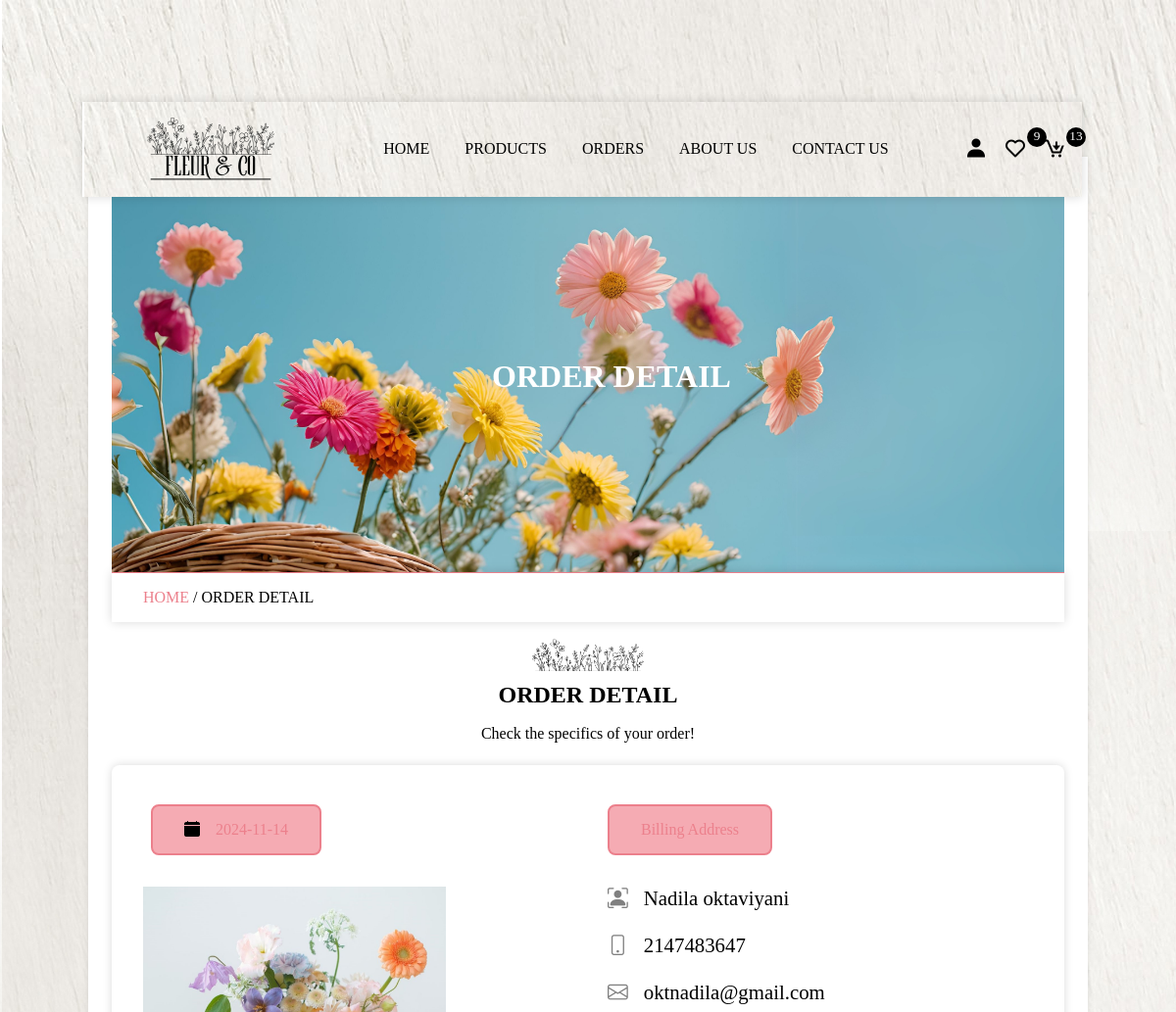
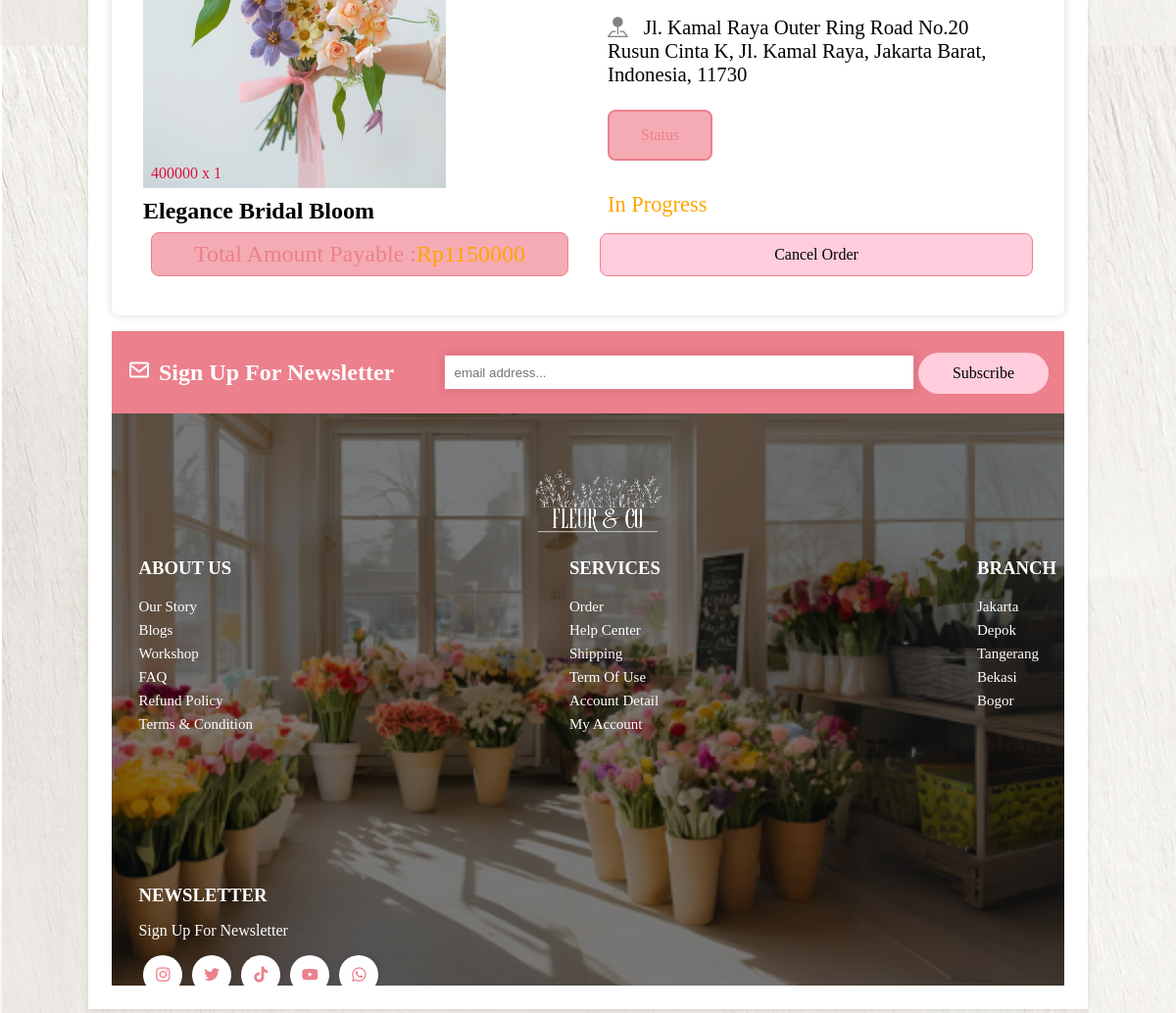
The page /view_order.php?get_id=e29l3QQq06vvcxmiNRIY on the database its author committed (2 pictures, top to bottom).
### tables this page shows
CREATE TABLE `products` (
  `id` varchar(20) NOT NULL,
  `name` varchar(50) NOT NULL,
  `price` int(50) NOT NULL,
  `image` varchar(255) NOT NULL,
  `product_detail` varchar(1000) NOT NULL
);

CREATE TABLE `orders` (
  `id` varchar(20) NOT NULL,
  `user_id` varchar(20) NOT NULL,
  `name` varchar(50) NOT NULL,
  `number` int(15) NOT NULL,
  `email` varchar(50) NOT NULL,
  `address` varchar(200) NOT NULL,
  `address_type` varchar(10) NOT NULL,
  `method` varchar(50) NOT NULL,
  `product_id` varchar(20) NOT NULL,
  `price` int(20) NOT NULL,
  `qty` varchar(2) NOT NULL,
  `date` date NOT NULL DEFAULT current_timestamp(),
  `status` varchar(50) NOT NULL DEFAULT 'in progress'
);

### view_order.php (the view, shortened to what this page needs)
<?php
    include 'components/connection.php';
    if (isset($_GET['get_id'])) {
        $get_id = $_GET['get_id'];
    }else{
        $get_id = '';
        header('location:order.php');
    }
?>
<!DOCTYPE html>
<html lang="en">
<head>
    <link href='https://unpkg.com/boxicons@2.1.4/css/boxicons.min.css' rel='stylesheet'>
    <link rel="stylesheet" href="https://cdn.jsdelivr.net/npm/bootstrap-icons@1.10.3/font/bootstrap-icons.css">
</head>
<body>
    <?php include 'components/header.php'; ?>
    <div class="main">
        <div class="banner">
            <h1>order detail</h1>
        </div>
        <div class="title2">
            <a href="home.php">home </a><span>/ order detail</span>
        </div>
        <section class="order-detail">
                <div class="title">
                    <img src="img/flower-logo.png" class="logo">
                    <h1>order detail</h1>
                    <p>Check the specifics of your order!
                    </p>
                </div>
                <div class="box-container">
                    <?php
                        $grand_total=0;
                        $select_orders = $conn->prepare("SELECT * FROM `orders` WHERE id=? LIMIT 1");
                        $select_orders->execute([$get_id]);
                        if ($select_orders->rowCount()>0) {
                            while($fetch_order = $select_orders->fetch(PDO::FETCH_ASSOC)) {
                                $select_product = $conn->prepare("SELECT * FROM `products` WHERE id=? LIMIT 1");
                                $select_product->execute([$fetch_order['product_id']]);
                                if ($select_product->rowCount()>0) {
                                    while($fetch_product = $select_product->fetch(PDO::FETCH_ASSOC)){
                                        $sub_total= ($fetch_order['price']* $fetch_order['qty']);
                                        $grand_total += $sub_total;
                    ?>
                    <div class="box">
                        <div class="col">
                            <p class="title"><i class="bi bi-calendar-fill"></i><?= $fetch_order['date']; ?></p>
                            <img src="img/<?= $fetch_product['image']; ?>" class="image">
                            <p class="price"><?= $fetch_product['price']; ?> x <?= $fetch_order['qty']; ?></p>
                            <h3 class="name"><?= $fetch_product['name']; ?></h3>
                            <p class="grand-total">Total amount payable : <span>Rp<?= $grand_total; ?></span></p>
                        </div>
                        <div class="col">
                            <p class="title">billing address</p>
                            <p class="user"><i class="bi bi-person-bounding-box"></i><?= $fetch_order['name']; ?></p>
                            <p class="user"><i class="bi bi-phone"></i><?= $fetch_order['number']; ?></p>
                            <p class="user"><i class="bi bi-envelope"></i><?= $fetch_order['email']; ?></p>
                            <p class="user"><i class="bi bi-pin-map-fill"></i><?= $fetch_order['address']; ?></p>
                            <p class="title">status</p>
                            <p class="status" style="color:<?php if ($fetch_order['status']=='delivered'){echo 'pink';}elseif($fetch_order['status']=='canceled') {echo 'red';}else{echo 'orange';}?>"><?=$fetch_order['status'] ?></p>
                            <?php if ($fetch_order['status']=='canceled') { ?>
                                <a href="checkout.php?get_id=<?= $fetch_product['id']; ?>" class="btn">order again</a>
                            <?php }else{ ?>
                                <form method="post">
                                    <button type="submit" name="cancel" class="btn" onclick="return confirm('do you want to cancel this order')">cancel order</button>
                                </form>
                            <?php } ?>
                        </div>
                    </div>
                    <?php
                                }
                            }else{
                                echo '<p class="empty">product not found</p>';
                            }
                        }
                    }else{
                        echo '<p class="empty">no order found!</p>';
                    }
                    ?>
                </div>
        </section>
        <?php include 'components/footer.php'; ?>
    </div>
</body>
</html>

### rows shown on the page
orders: date "2024-11-14", qty "1", name "Nadila oktaviyani", number "2147483647", email "oktnadila@gmail.com", address "Jl. Kamal Raya Outer Ring Road No.20 Rusun Cinta K, Jl. Kamal Raya, Jakarta Barat, Indonesia, 11730", status "In Progress"
products: image (picture), price "400000", name "Elegance Bridal Bloom", grand_total "1150000"

### other values the page prints
$total_wishlist_items "9"
$total_cart_items "13"
